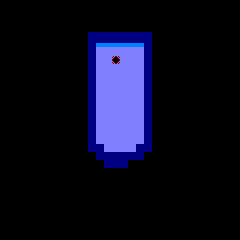

Below is a game level as drawn by its tile map, then a one-line description and the .tmx file that defines it, in full:
An orthogonal 30x30 tile map with 8x8 px tiles, 1 tile layer (Tile Layer 1).

<map version="1.2" tiledversion="1.2.0" orientation="orthogonal" renderorder="right-down" width="30" height="30" tilewidth="8" tileheight="8" infinite="0" nextlayerid="2" nextobjectid="1">
 <tileset firstgid="1" source="../Tileset.tsx" />
 <layer id="1" name="Tile Layer 1" width="30" height="30">
  <data encoding="csv">
30,30,30,30,30,30,30,30,30,30,30,30,30,30,30,30,30,30,30,30,30,30,30,30,30,30,30,30,30,30,
30,30,30,30,30,30,30,30,30,30,30,30,30,30,30,30,30,30,30,30,30,30,30,30,30,30,30,30,30,30,
30,30,30,30,30,30,30,30,30,30,30,30,30,30,30,30,30,30,30,30,30,30,30,30,30,30,30,30,30,30,
30,30,30,30,30,30,30,30,30,30,30,30,30,30,30,30,30,30,30,30,30,30,30,30,30,30,30,30,30,30,
30,30,30,30,30,30,30,30,30,30,30,15,15,15,15,15,15,15,15,30,30,30,30,30,30,30,30,30,30,30,
30,30,30,30,30,30,30,30,30,30,30,15,4,4,4,4,4,4,15,30,30,30,30,30,30,30,30,30,30,30,
30,30,30,30,30,30,30,30,30,30,30,15,17,17,17,17,17,17,15,30,30,30,30,30,30,30,30,30,30,30,
30,30,30,30,30,30,30,30,30,30,30,15,17,17,31,17,17,17,15,30,30,30,30,30,30,30,30,30,30,30,
30,30,30,30,30,30,30,30,30,30,30,15,17,17,17,17,17,17,15,30,30,30,30,30,30,30,30,30,30,30,
30,30,30,30,30,30,30,30,30,30,30,15,17,17,17,17,17,17,15,30,30,30,30,30,30,30,30,30,30,30,
30,30,30,30,30,30,30,30,30,30,30,15,17,17,17,17,17,17,15,30,30,30,30,30,30,30,30,30,30,30,
30,30,30,30,30,30,30,30,30,30,30,15,17,17,17,17,17,17,15,30,30,30,30,30,30,30,30,30,30,30,
30,30,30,30,30,30,30,30,30,30,30,15,17,17,17,17,17,17,15,30,30,30,30,30,30,30,30,30,30,30,
30,30,30,30,30,30,30,30,30,30,30,15,17,17,17,17,17,17,15,30,30,30,30,30,30,30,30,30,30,30,
30,30,30,30,30,30,30,30,30,30,30,15,32,17,17,17,17,17,15,30,30,30,30,30,30,30,30,30,30,30,
30,30,30,30,30,30,30,30,30,30,30,15,32,32,17,17,17,17,15,30,30,30,30,30,30,30,30,30,30,30,
30,30,30,30,30,30,30,30,30,30,30,15,32,32,17,17,17,17,15,30,30,30,30,30,30,30,30,30,30,30,
30,30,30,30,30,30,30,30,30,30,30,15,32,32,17,17,17,17,15,30,30,30,30,30,30,30,30,30,30,30,
30,30,30,30,30,30,30,30,30,30,30,15,15,17,17,17,17,15,15,30,30,30,30,30,30,30,30,30,30,30,
30,30,30,30,30,30,30,30,30,30,30,30,15,15,15,15,15,15,30,30,30,30,30,30,30,30,30,30,30,30,
30,30,30,30,30,30,30,30,30,30,30,30,30,15,15,15,30,30,30,30,30,30,30,30,30,30,30,30,30,30,
30,30,30,30,30,30,30,30,30,30,30,30,30,30,30,30,30,30,30,30,30,30,30,30,30,30,30,30,30,30,
30,30,30,30,30,30,30,30,30,30,30,30,30,30,30,30,30,30,30,30,30,30,30,30,30,30,30,30,30,30,
30,30,30,30,30,30,30,30,30,30,30,30,30,30,30,30,30,30,30,30,30,30,30,30,30,30,30,30,30,30,
30,30,30,30,30,30,30,30,30,30,30,30,30,30,30,30,30,30,30,30,30,30,30,30,30,30,30,30,30,30,
30,30,30,30,30,30,30,30,30,30,30,30,30,30,30,30,30,30,30,30,30,30,30,30,30,30,30,30,30,30,
30,30,30,30,30,30,30,30,30,30,30,30,30,30,30,30,30,30,30,30,30,30,30,30,30,30,30,30,30,30,
30,30,30,30,30,30,30,30,30,30,30,30,30,30,30,30,30,30,30,30,30,30,30,30,30,30,30,30,30,30,
30,30,30,30,30,30,30,30,30,30,30,30,30,30,30,30,30,30,30,30,30,30,30,30,30,30,30,30,30,30,
30,30,30,30,30,30,30,30,30,30,30,30,30,30,30,30,30,30,30,30,30,30,30,30,30,30,30,30,30,30
</data>
 </layer>
</map>
